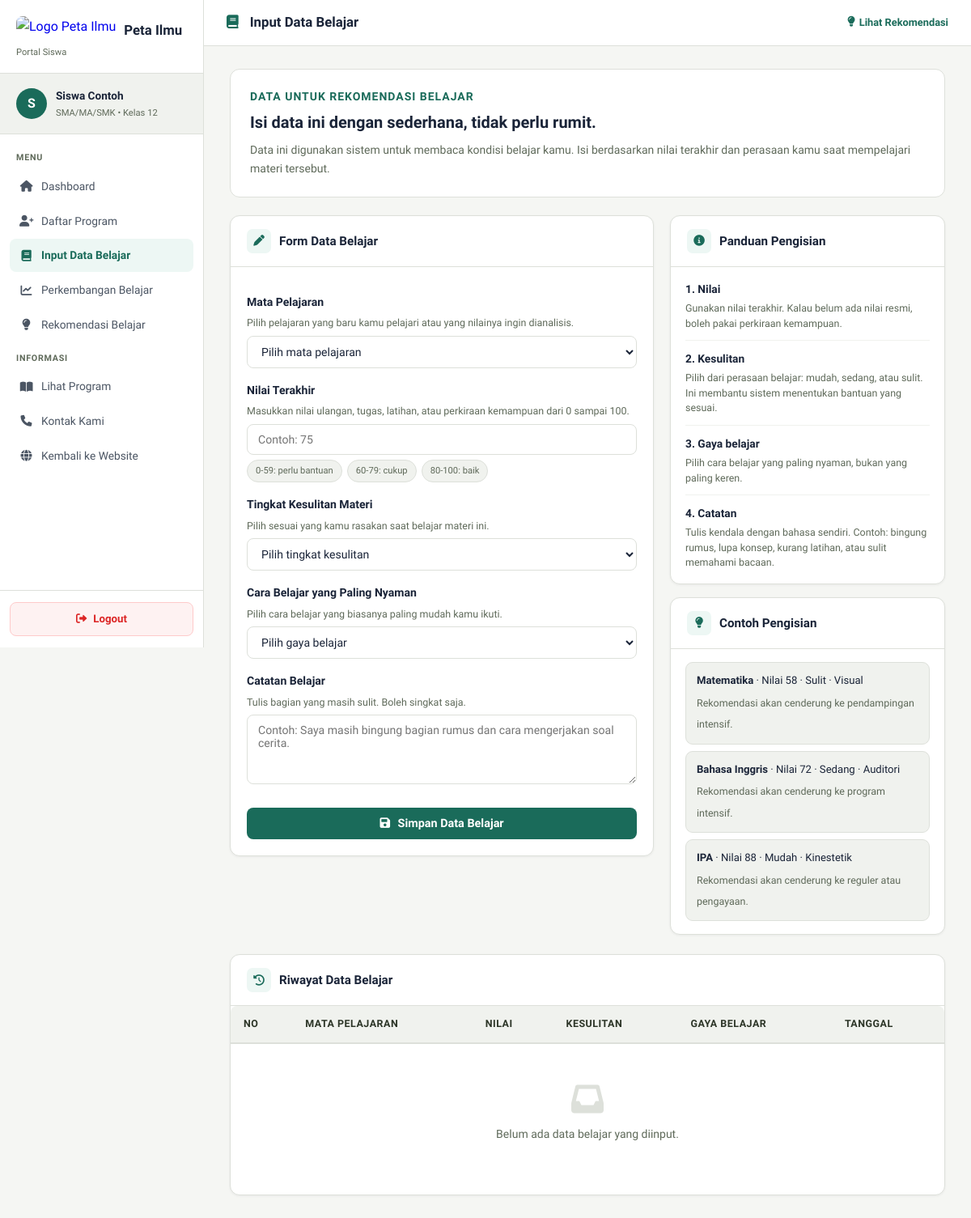
The page /input_data_belajar.php (signed in) on the database its author committed.
### tables this page shows
CREATE TABLE IF NOT EXISTS students (
    id INT AUTO_INCREMENT PRIMARY KEY,
    username VARCHAR(100) NOT NULL UNIQUE,
    nama VARCHAR(255) NOT NULL,
    email VARCHAR(255) NOT NULL,
    password VARCHAR(255) NOT NULL,
    jenjang VARCHAR(20) NOT NULL,
    kelas VARCHAR(20) NOT NULL,
    created_at TIMESTAMP DEFAULT CURRENT_TIMESTAMP
);

### config/database.php (called while the page is built)
<?php
class Database {
    private $host = 'localhost';
    private $dbname = 'peta_ilmu';
    private $username = 'root';
    private $password = '';
    private $charset = 'utf8mb4';
    private $pdo;
    public function __construct() {
        try {
            $dsn = "mysql:host=$this->host;dbname=$this->dbname;charset=$this->charset";
            $options = [
                PDO::ATTR_ERRMODE            => PDO::ERRMODE_EXCEPTION,
                PDO::ATTR_DEFAULT_FETCH_MODE => PDO::FETCH_ASSOC,
                PDO::ATTR_EMULATE_PREPARES   => false,
            ];
            $this->pdo = new PDO($dsn, $this->username, $this->password, $options);
        } catch (PDOException $e) {
            error_log('Database Connection Error: ' . $e->getMessage());
            throw new PDOException('Could not connect to the database.');
        }
    }
    public function getConnection() {
        return $this->pdo;
    }
}
?>

### classes/StudentManager.php (called while the page is built, shortened)
<?php
require_once __DIR__ . '/../config/database.php';
class StudentManager {
    private $pdo;
    public function __construct() {
        $db = new Database();
        $this->pdo = $db->getConnection();
    }
    public function getStudentById($id) {
        try {
            $query = "SELECT id, nama, email, jenjang, kelas, created_at FROM students WHERE id = :id";
            $stmt  = $this->pdo->prepare($query);
            $stmt->execute([':id' => $id]);
            return $stmt->fetch(PDO::FETCH_ASSOC);
        } catch (PDOException $e) {
            error_log('Get Student Error: ' . $e->getMessage());
            return null;
        }
    }
}
?>

### classes/LearningDataManager.php (called while the page is built, shortened)
<?php
require_once __DIR__ . '/../config/database.php';
class LearningDataManager {
    private $conn;
    public function __construct() {
        $database = new Database();
        $this->conn = $database->getConnection();
    }
    public function getLearningDataByStudent($student_id) {
        $query = "SELECT * FROM learning_data
                  WHERE student_id = :student_id
                  ORDER BY tanggal_input DESC";
        $stmt = $this->conn->prepare($query);
        $stmt->bindParam(':student_id', $student_id);
        $stmt->execute();
        return $stmt->fetchAll(PDO::FETCH_ASSOC);
    }
}
?>

### input_data_belajar.php (the view, shortened to what this page needs)
<?php
require_once __DIR__ . '/classes/LearningDataManager.php';
require_once __DIR__ . '/classes/StudentManager.php';
$learningManager = new LearningDataManager();
$studentManager = new StudentManager();
$student = $studentManager->getStudentById($_SESSION['student_id']);
$dataBelajar = $learningManager->getLearningDataByStudent($_SESSION['student_id']);
function jenjangLabel($j) {
    return match(strtolower($j)) {
        'sd'  => 'SD/MI',
        'smp' => 'SMP/MTs',
        'sma' => 'SMA/MA/SMK',
        default => strtoupper($j),
    };
}
?>
<!DOCTYPE html>
<html lang="id">
<head>
    <link rel="stylesheet" href="https://cdnjs.cloudflare.com/ajax/libs/font-awesome/6.0.0/css/all.min.css" />
    <link rel="stylesheet" href="stylemain.css" />
    <link rel="stylesheet" href="siswa_portal.css" />
</head>
<body>
<aside class="sidebar">
    <div class="sidebar-brand">
        <a href="siswa_dashboard.php">
            <img src="images/IMG_3898.PNG" alt="Logo Peta Ilmu" />
            <h2>Peta Ilmu</h2>
        </a>
        <p>Portal Siswa</p>
    </div>
    <div class="sidebar-user">
        <div class="user-avatar"><?php echo strtoupper(mb_substr($student['nama'], 0, 1)); ?></div>
        <div class="user-info">
            <div class="name"><?php echo htmlspecialchars($student['nama']); ?></div>
            <div class="role"><?php echo jenjangLabel($student['jenjang']); ?> &bull; Kelas <?php echo htmlspecialchars($student['kelas']); ?></div>
        </div>
    </div>
    <nav class="sidebar-nav">
        <div class="nav-label">Menu</div>
        <a href="siswa_dashboard.php"><i class="fas fa-home"></i> Dashboard</a>
        <a href="pendaftaran.php"><i class="fas fa-user-plus"></i> Daftar Program</a>
        <a href="input_data_belajar.php" class="active"><i class="fas fa-book"></i> Input Data Belajar</a>
        <a href="perkembangan_belajar.php"><i class="fas fa-chart-line"></i> Perkembangan Belajar</a>
        <a href="rekomendasi_belajar.php"><i class="fas fa-lightbulb"></i> Rekomendasi Belajar</a>
        <div class="nav-label" style="margin-top:8px;">Informasi</div>
        <a href="program.php"><i class="fas fa-book-open"></i> Lihat Program</a>
        <a href="kontak.php"><i class="fas fa-phone"></i> Kontak Kami</a>
        <a href="index.php"><i class="fas fa-globe"></i> Kembali ke Website</a>
    </nav>
    <div class="sidebar-footer">
        <a href="siswa_logout.php" class="btn-logout"><i class="fas fa-sign-out-alt"></i> Logout</a>
    </div>
</aside>
<div class="main">
    <div class="topbar">
        <h1><i class="fas fa-book" style="color:var(--primary);margin-right:6px;"></i> Input Data Belajar</h1>
        <a href="rekomendasi_belajar.php" class="site-link"><i class="fas fa-lightbulb"></i> Lihat Rekomendasi</a>
    </div>
    <div class="page-body page-compact">
        <div class="simple-hero">
            <div>
                <p class="eyebrow">Data untuk rekomendasi belajar</p>
                <h2>Isi data ini dengan sederhana, tidak perlu rumit.</h2>
                <p>Data ini digunakan sistem untuk membaca kondisi belajar kamu. Isi berdasarkan nilai terakhir dan perasaan kamu saat mempelajari materi tersebut.</p>
            </div>
        </div>
        <div class="input-layout">
            <div class="card soft-card">
                <div class="card-header">
                    <div class="header-icon"><i class="fas fa-pen"></i></div>
                    <h3>Form Data Belajar</h3>
                </div>
                <div class="card-body">
                    <form method="POST" class="form-portal relaxed-form">
                        <div class="form-group">
                            <label for="mata_pelajaran">Mata Pelajaran</label>
                            <p class="field-help">Pilih pelajaran yang baru kamu pelajari atau yang nilainya ingin dianalisis.</p>
                            <select name="mata_pelajaran" id="mata_pelajaran" required>
                                <option value="">Pilih mata pelajaran</option>
                            </select>
                        </div>
                        <div class="form-group">
                            <label for="nilai">Nilai Terakhir</label>
                            <p class="field-help">Masukkan nilai ulangan, tugas, latihan, atau perkiraan kemampuan dari 0 sampai 100.</p>
                            <input type="number" name="nilai" id="nilai" min="0" max="100" placeholder="Contoh: 75" required>
                            <div class="score-guide">
                                <span>0-59: perlu bantuan</span>
                                <span>60-79: cukup</span>
                                <span>80-100: baik</span>
                            </div>
                        </div>
                        <div class="form-group">
                            <label for="tingkat_kesulitan">Tingkat Kesulitan Materi</label>
                            <p class="field-help">Pilih sesuai yang kamu rasakan saat belajar materi ini.</p>
                            <select name="tingkat_kesulitan" id="tingkat_kesulitan" required>
                                <option value="">Pilih tingkat kesulitan</option>
                            </select>
                        </div>
                        <div class="form-group">
                            <label for="gaya_belajar">Cara Belajar yang Paling Nyaman</label>
                            <p class="field-help">Pilih cara belajar yang biasanya paling mudah kamu ikuti.</p>
                            <select name="gaya_belajar" id="gaya_belajar" required>
                                <option value="">Pilih gaya belajar</option>
                            </select>
                        </div>
                        <div class="form-group">
                            <label for="catatan">Catatan Belajar</label>
                            <p class="field-help">Tulis bagian yang masih sulit. Boleh singkat saja.</p>
                            <textarea name="catatan" id="catatan" rows="4" placeholder="Contoh: Saya masih bingung bagian rumus dan cara mengerjakan soal cerita."></textarea>
                        </div>
                        <button type="submit"><i class="fas fa-save" style="margin-right: 6px;"></i> Simpan Data Belajar</button>
                    </form>
                </div>
            </div>
            <div class="guide-column">
                <div class="card soft-card help-card">
                    <div class="card-header"><div class="header-icon"><i class="fas fa-circle-info"></i></div><h3>Panduan Pengisian</h3></div>
                    <div class="card-body">
                        <div class="help-step"><strong>1. Nilai</strong><p>Gunakan nilai terakhir. Kalau belum ada nilai resmi, boleh pakai perkiraan kemampuan.</p></div>
                        <div class="help-step"><strong>2. Kesulitan</strong><p>Pilih dari perasaan belajar: mudah, sedang, atau sulit. Ini membantu sistem menentukan bantuan yang sesuai.</p></div>
                        <div class="help-step"><strong>3. Gaya belajar</strong><p>Pilih cara belajar yang paling nyaman, bukan yang paling keren.</p></div>
                        <div class="help-step"><strong>4. Catatan</strong><p>Tulis kendala dengan bahasa sendiri. Contoh: bingung rumus, lupa konsep, kurang latihan, atau sulit memahami bacaan.</p></div>
                    </div>
                </div>
                <div class="card soft-card help-card">
                    <div class="card-header"><div class="header-icon"><i class="fas fa-lightbulb"></i></div><h3>Contoh Pengisian</h3></div>
                    <div class="card-body">
                        <div class="example-box">
                            <p><strong>Matematika</strong> · Nilai 58 · Sulit · Visual</p>
                            <span>Rekomendasi akan cenderung ke pendampingan intensif.</span>
                        </div>
                        <div class="example-box">
                            <p><strong>Bahasa Inggris</strong> · Nilai 72 · Sedang · Auditori</p>
                            <span>Rekomendasi akan cenderung ke program intensif.</span>
                        </div>
                        <div class="example-box">
                            <p><strong>IPA</strong> · Nilai 88 · Mudah · Kinestetik</p>
                            <span>Rekomendasi akan cenderung ke reguler atau pengayaan.</span>
                        </div>
                    </div>
                </div>
            </div>
        </div>
        <div class="card soft-card" style="margin-top: 24px;">
            <div class="card-header">
                <div class="header-icon"><i class="fas fa-history"></i></div>
                <h3>Riwayat Data Belajar</h3>
            </div>
            <div class="card-body" style="padding: 0;">
                <div class="table-responsive">
                    <table>
                        <thead>
                            <tr>
                                <th>No</th>
                                <th>Mata Pelajaran</th>
                                <th>Nilai</th>
                                <th>Kesulitan</th>
                                <th>Gaya Belajar</th>
                                <th>Tanggal</th>
                            </tr>
                        </thead>
                        <tbody>
                            <?php if (count($dataBelajar) > 0) : ?>
                                <?php $no = 1; ?>
                                <?php foreach ($dataBelajar as $data) : ?>
                                    <tr>
                                        <td><?php echo $no++; ?></td>
                                        <td><strong><?php echo htmlspecialchars($data['mata_pelajaran']); ?></strong></td>
                                        <td><strong><?php echo htmlspecialchars($data['nilai']); ?></strong></td>
                                        <td><span class="badge <?php echo $data['tingkat_kesulitan'] === 'Mudah' ? 'confirmed' : ($data['tingkat_kesulitan'] === 'Sedang' ? 'pending' : 'rejected'); ?>"><?php echo htmlspecialchars($data['tingkat_kesulitan']); ?></span></td>
                                        <td><?php echo htmlspecialchars($data['gaya_belajar']); ?></td>
                                        <td><small class="text-muted"><?php echo date('d M Y', strtotime($data['tanggal_input'])); ?></small></td>
                                    </tr>
                                <?php endforeach; ?>
                            <?php else : ?>
                                <tr>
                                    <td colspan="6" class="empty-state">
                                        <i class="fas fa-inbox"></i>
                                        <p>Belum ada data belajar yang diinput.</p>
                                    </td>
                                </tr>
                            <?php endif; ?>
                        </tbody>
                    </table>
                </div>
            </div>
        </div>
    </div>
</div>
</body>
</html>

### stylemain.css (style rules this page uses)
:root { --primary-color: #1a6b5a; --primary-hover: #155248; --primary-light: #edf7f4; --primary-mid: #2d9375; --secondary-color: #1a2438; --accent-color: #d97706; --accent-light: #fef3c7; --white: #ffffff; --light-color: #f7f8f6; --light-gray: #f0f2ee; --border-color: #dde0da; --gray-color: #5f6a5a; --dark-color: #2c3527; --success-color: #15803d; --warning-color: #d97706; --danger-color: #dc2626; --info-color: #0369a1; --section-padding: 80px 0; --container-max-width: 1180px; --border-radius-sm: 6px; --border-radius: 10px; --border-radius-lg: 16px; --border-radius-full: 9999px; --box-shadow-sm: 0 1px 3px rgba(26,36,56,0.06); --box-shadow: 0 4px 12px rgba(26,36,56,0.08); --box-shadow-md: 0 8px 24px rgba(26,36,56,0.10); --box-shadow-lg: 0 16px 40px rgba(26,36,56,0.13); --transition: all 0.22s ease; --font-sans: 'Plus Jakarta Sans', system-ui, sans-serif; --font-serif: 'Lora', Georgia, serif; }
*, *::before, *::after { margin:0; padding:0; box-sizing:border-box; }
body { font-family: var(--font-sans); background-color: var(--white); color: var(--dark-color); line-height: 1.65; overflow-x: hidden; -webkit-font-smoothing: antialiased; }

### rows shown on the page
students: nama "S", nama "Siswa Contoh", jenjang "SMA/MA/SMK", kelas "12"
